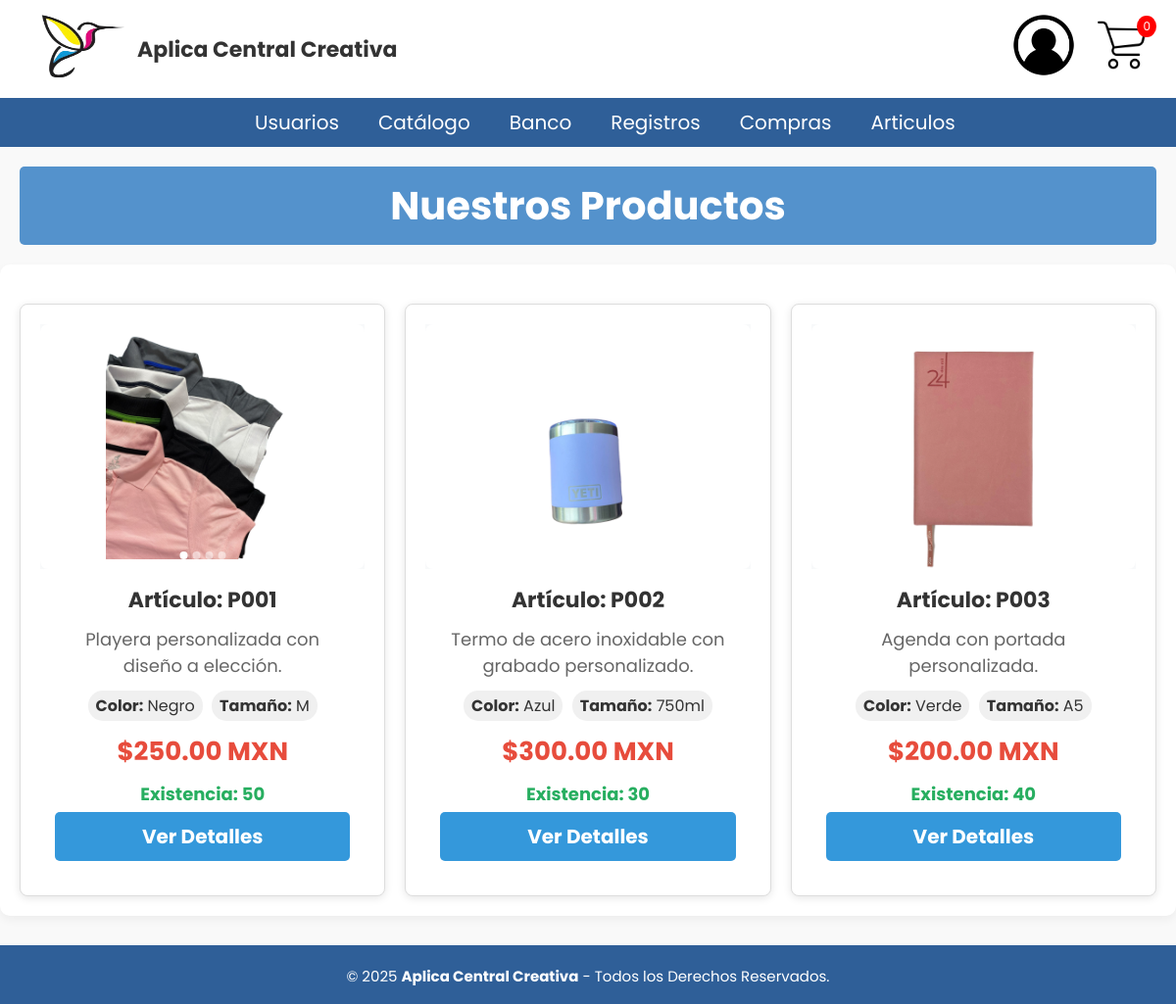
The app's page /Home/Home.php (signed in) with its own data.
### tables this page shows
CREATE TABLE articulos(
id_articulo VARCHAR(5) NOT NULL PRIMARY KEY UNIQUE,
descripcion TEXT NOT NULL,
id_detalle_articulo INT NOT NULL,
CONSTRAINT fk_deta_art FOREIGN KEY (id_detalle_articulo) REFERENCES detalle_articulos(id_detalle_articulo)
);

CREATE TABLE detalle_articulos(
id_detalle_articulo INT NOT NULL PRIMARY KEY AUTO_INCREMENT,
existencia INT NOT NULL,
costo DECIMAL(6,2) NOT NULL,
precio DECIMAL(6,2) NOT NULL,
estatus ENUM('Disponible','No Disponible','Descontinuado') DEFAULT 'Disponible'
);

### Home/Home.php (the view, shortened to what this page needs)
<?php
include('../Nav/header.php');
?>
<!DOCTYPE html>
<html lang="es">
<head>
  <link rel="stylesheet" href="Home.css" />
</head>
<body>
<h1 class="titulo">Nuestros Productos</h1>
<div class="container">
  <div class="products-grid">
    <?php
    $sql = "SELECT DISTINCT
              a.id_articulo,
              a.descripcion,
              d.precio,
              d.existencia,
              d.estatus,
              d.id_detalle_articulo
            FROM articulos a
            INNER JOIN detalle_articulos d ON a.id_detalle_articulo = d.id_detalle_articulo
            WHERE d.estatus = 'Disponible'
            ORDER BY a.id_articulo";
    $resultado = $conn->query($sql);
    if ($resultado->num_rows > 0) {
        while ($row = $resultado->fetch_assoc()) {
            $sql_imagenes = "SELECT ac.valor
                            FROM articulo_completo ac
                            INNER JOIN atributos at ON ac.id_atributo = at.id_atributo
                            WHERE ac.id_articulo = ? AND at.nombre = 'Imagen'";
            $stmt = $conn->prepare($sql_imagenes);
            $stmt->bind_param("s", $row["id_articulo"]);
            $stmt->execute();
            $resultado_imagenes = $stmt->get_result();
            $imagenes = [];
            while ($img = $resultado_imagenes->fetch_assoc()) {
                $imagenes[] = $img['valor'];
            }
            $sql_atributos = "SELECT at.nombre, ac.valor
                             FROM articulo_completo ac
                             INNER JOIN atributos at ON ac.id_atributo = at.id_atributo
                             WHERE ac.id_articulo = ? AND at.nombre != 'Imagen'";
            $stmt_attr = $conn->prepare($sql_atributos);
            $stmt_attr->bind_param("s", $row["id_articulo"]);
            $stmt_attr->execute();
            $resultado_atributos = $stmt_attr->get_result();
            $atributos = [];
            while ($attr = $resultado_atributos->fetch_assoc()) {
                $atributos[$attr['nombre']] = $attr['valor'];
            }
            echo '<div class="product" data-product-id="' . $row["id_articulo"] . '">';
            echo '<div class="product-images">';
            if (!empty($imagenes)) {
                foreach ($imagenes as $index => $imagen) {
                    $activeClass = ($index === 0) ? ' active' : '';
                    echo '<img src="../Imagenes/' . htmlspecialchars($imagen) . '" alt="' . htmlspecialchars($row["descripcion"]) . '" class="product-img' . $activeClass . '">';
                }
                if (count($imagenes) > 1) {
                    echo '<div class="image-indicators">';
                    for ($i = 0; $i < count($imagenes); $i++) {
                        echo '<span class="indicator' . ($i === 0 ? ' active' : '') . '" data-index="' . $i . '"></span>';
                    }
                    echo '</div>';
                }
            } else {
                echo '<img src="../Imagenes/no-image.png" alt="Sin imagen" class="product-img active">';
            }
            echo '</div>';
            echo '<div class="product-content">';
            echo '<h3>Artículo: ' . htmlspecialchars($row["id_articulo"]) . '</h3>';
            echo '<p>' . htmlspecialchars($row["descripcion"]) . '</p>';
            if (!empty($atributos)) {
                echo '<div class="product-attributes">';
                $contador = 0;
                foreach ($atributos as $nombre => $valor) {
                    if ($contador < 3) {
                        echo '<span class="attribute"><strong>' . htmlspecialchars($nombre) . ':</strong> ' . htmlspecialchars($valor) . '</span> ';
                        $contador++;
                    }
                }
                echo '</div>';
            }
            echo '<p class="price">$' . number_format($row["precio"], 2) . ' MXN</p>';
            echo '<p class="stock">Existencia: ' . $row["existencia"] . '</p>';
            echo '<a href="Detalle_articulo.php?id=' . $row["id_articulo"] . '" class="btn-ver-detalle">Ver Detalles</a>';
            echo '</div>';
            echo '</div>';
        }
    } else {
        echo '<div class="no-products">No hay productos disponibles en este momento.</div>';
    }
    ?>
  </div>
</div>
</body>
<?php
include ('../Nav/footer.php');
?>
</html>

### CSS/cabecera.css (style rules this page uses)
html { font-size: 20px; overflow-y: auto; font-family: 'Poppins', sans-serif; }

### CSS/menu.css (style rules this page uses)
* { padding: 0px; margin: 0px; }

### CSS/pie_pagina.css (style rules this page uses)
.container { flex: 1; }

### CSS/tablas_boton.css (style rules this page uses)
.titulo { background-color: #5492cc; color: white; padding: 10px 20px; border: none; border-radius: 5px; cursor: pointer; font-family: 'Poppins', sans-serif; margin-left: 20px; margin-top: 20px; margin-right: 20px; }
a { text-decoration: underline; color: rgb(0, 0, 0); }

### CSS/formularios.css (style rules this page uses)
.titulo { background-color: #5492cc; color: white; padding: 10px 20px; border: none; border-radius: 5px; cursor: pointer; font-family: 'Poppins', sans-serif; margin-left: 20px; margin-top: 20px; margin-bottom: 20px; margin-right: 20px; }
* { font-family: 'Poppins', sans-serif; margin: 0; padding: 0; box-sizing: border-box; }

### CSS/departamentos.css (style rules this page uses)
a { text-decoration: underline; color: purple; }

### CSS/cabecera2.css (style rules this page uses)
* { padding: 0px; margin: 0px; }
h1, h2 { color: #000000; }

### CSS/Detalle_Producto.css (style rules this page uses)
.price { font-size: 24px; font-weight: bold; color: #28a745; margin: 10px 0; }

### CSS/Carrito.css (style rules this page uses)
body { font-family: 'Segoe UI', Tahoma, Geneva, Verdana, sans-serif; background-color: #f4f4f9; color: #000000; }
h1 { text-align: center; margin-bottom: 30px; color: #000000; }

### CSS/direccion.css (style rules this page uses)
body { font-family: 'Segoe UI', Tahoma, Geneva, Verdana, sans-serif; background-color: #f4f4f9; color: #000000; }
h1 { text-align: center; margin-bottom: 30px; color: #000000; }
h3 { color: #000000; margin-bottom: 10px; }

### CSS/confirmar_pedido.css (style rules this page uses)
body { font-family: 'Segoe UI', Tahoma, Geneva, Verdana, sans-serif; background-color: #f4f4f9; color: #000000; margin: 0; padding: 0; }
h1 { text-align: center; color: #000000; margin-top: 20px; }
.container { max-width: 1000px; margin: 30px auto; background-color: #fff; border-radius: 10px; box-shadow: 0 4px 10px rgba(0, 0, 0, 0.05); padding: 30px; }

### CSS/reporte_ventas.css (style rules this page uses)
body { font-family: Arial, sans-serif; background-color: #f8f9fa; color: #333; }

### Home/Home.css (style rules this page uses)
body { font-family: Arial, sans-serif; margin: 0; padding: 0; background-color: #f9f9f9; }
.container { max-width: 1200px; margin: auto; padding: 2rem; display: grid; grid-template-columns: repeat(auto-fit, minmax(280px, 1fr)); gap: 2rem; }
.product { background-color: white; border-radius: 8px; box-shadow: 0 2px 10px rgba(0, 0, 0, 0.1); padding: 1rem; text-align: center; transition: transform 0.2s; }
.product img { max-width: 100%; border-radius: 8px; height: 200px; object-fit: cover; }
.product h3 { margin: 1rem 0 0.5rem; }
.product p { color: #555; }
.price { font-weight: bold; color: #e91e63; margin: 0.5rem 0; }

### Home/Home.php (style rules this page uses)
.container { max-width: 1200px; margin: 0 auto; padding: 20px; }
.products-grid { display: grid; grid-template-columns: repeat(auto-fill, minmax(280px, 1fr)); gap: 20px; margin-top: 20px; }
.product { border: 1px solid #ddd; border-radius: 8px; overflow: hidden; box-shadow: 0 2px 8px rgba(0,0,0,0.1); transition: transform 0.3s ease, box-shadow 0.3s ease; background: white; }
.product-images { position: relative; width: 100%; height: 250px; overflow: hidden; background-color: #f8f9fa; }
.product-images img { width: 100%; height: 100%; object-fit: contain; position: absolute; top: 0; left: 0; opacity: 0; transition: opacity 0.8s ease-in-out; background-color: white; }
.product-images img.active { opacity: 1; }
.image-indicators { position: absolute; bottom: 10px; left: 50%; transform: translateX(-50%); display: flex; gap: 5px; }
.indicator { width: 8px; height: 8px; border-radius: 50%; background-color: rgba(255, 255, 255, 0.5); cursor: pointer; transition: background-color 0.3s; }
.indicator.active { background-color: white; }
.product-content { padding: 15px; }
.product-content h3 { margin: 0 0 10px 0; font-size: 1.1em; color: #333; }
.product-content p { margin: 5px 0; color: #666; font-size: 0.9em; }
.product-attributes { margin: 10px 0; }
.attribute { display: inline-block; background: #f0f0f0; padding: 3px 8px; margin: 2px; border-radius: 15px; font-size: 0.8em; }
.price { font-size: 1.3em !important; font-weight: bold !important; color: #e74c3c !important; margin: 10px 0 !important; }
.stock { color: #27ae60 !important; font-weight: bold !important; }
.btn-ver-detalle { width: 100%; background-color: #3498db; color: white; padding: 10px 15px; border: none; border-radius: 5px; cursor: pointer; text-decoration: none; display: inline-block; text-align: center; transition: background-color 0.3s; font-weight: bold; }

### records on screen
articulos: id_articulo "P001", descripcion "Playera personalizada con diseño a elección.", nombre "Color", valor "Negro", nombre "Tamaño", valor "M", id_detalle_articulo.precio "250.00", id_detalle_articulo.existencia "50"
articulos: id_articulo "P002", descripcion "Termo de acero inoxidable con grabado personalizado.", nombre "Color", valor "Azul", nombre "Tamaño", valor "750ml", id_detalle_articulo.precio "300.00", id_detalle_articulo.existencia "30"
articulos: id_articulo "P003", descripcion "Agenda con portada personalizada.", nombre "Color", valor "Verde", nombre "Tamaño", valor "A5", id_detalle_articulo.precio "200.00", id_detalle_articulo.existencia "40"

### other values on screen
$total_cantidad "0"
$nombre "Usuarios"
$nombre "Catálogo"
$nombre "Banco"
$nombre "Registros"
$nombre "Compras"
$nombre "Articulos"
